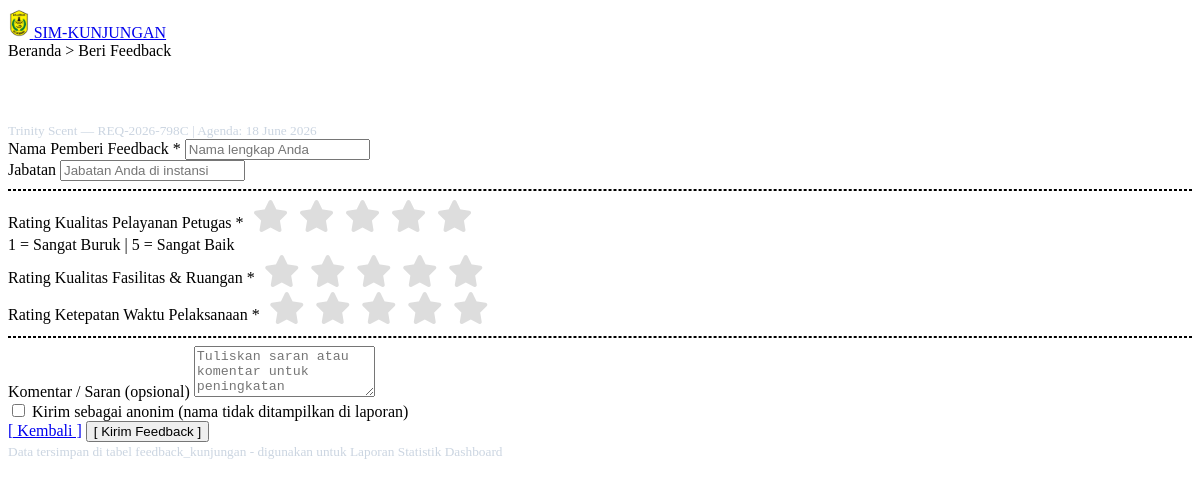
The app's page /feedback.php?id=2 with its own data.
### tables this page shows
CREATE TABLE `kunjungan` (
  `id_kunjungan` int NOT NULL,
  `kode_booking` varchar(20) DEFAULT NULL,
  `email_pemohon` varchar(100) DEFAULT NULL,
  `no_hp_pemohon` varchar(20) DEFAULT NULL,
  `no_register` varchar(50) DEFAULT NULL,
  `jenis_pendaftaran` enum('online','walk-in') DEFAULT 'online',
  `id_kategori` int DEFAULT NULL,
  `tgl_surat_permohonan` date DEFAULT NULL,
  `tgl_kunjungan` date DEFAULT NULL,
  `waktu_kunjungan` time DEFAULT NULL,
  `nama_instansi_tamu` varchar(150) DEFAULT NULL,
  `alamat_instansi` text,
  `jumlah_peserta_rencana` int DEFAULT NULL,
  `materi_kunjungan` text,
  `file_surat_permohonan` varchar(255) DEFAULT NULL,
  `no_skk` varchar(100) DEFAULT NULL,
  `tgl_skk` date DEFAULT NULL,
  `instansi_pengirim_skk` varchar(150) DEFAULT NULL,
  `perihal_skk` varchar(255) DEFAULT NULL,
  `file_skk` varchar(255) DEFAULT NULL,
  `id_pj` int DEFAULT NULL,
  `id_ruangan` int DEFAULT NULL,
  `id_admin_verif` int DEFAULT NULL,
  `status_kegiatan` enum('pending','dijadwalkan','sedang berkunjung','selesai','batal') DEFAULT 'pending',
  `alasan_pembatalan` text,
  `tgl_pembatalan` datetime DEFAULT NULL,
  `qr_code_data` varchar(500) DEFAULT NULL,
  `qr_code_path` varchar(255) DEFAULT NULL,
  `status_kehadiran` enum('belum','hadir','selesai') DEFAULT 'belum',
  `waktu_scan` timestamp NULL DEFAULT NULL,
  `batas_waktu_kunjungan` datetime DEFAULT NULL,
  `waktu_checkout` timestamp NULL DEFAULT NULL,
  `created_at` timestamp NOT NULL DEFAULT CURRENT_TIMESTAMP
);

### feedback.php (the view, shortened to what this page needs)
<?php
include 'koneksi.php';
$pesan_sukses = "";
$id_kunjungan = isset($_GET['id']) ? intval($_GET['id']) : 1;
$instansi_tamu = "DPRD Kab. Tanah Laut";
$kode_booking  = "REQ-2026-A001";
$tgl_agenda    = date('d F Y');
$q_info = mysqli_query($koneksi, "SELECT * FROM kunjungan WHERE id_kunjungan = '$id_kunjungan'");
if ($q_info && mysqli_num_rows($q_info) > 0) {
    $d_info = mysqli_fetch_assoc($q_info);
    $instansi_tamu = $d_info['nama_instansi_tamu'];
    $kode_booking  = $d_info['kode_booking'];
    $tgl_agenda    = isset($d_info['tgl_kunjungan']) ? date('d F Y', strtotime($d_info['tgl_kunjungan'])) : date('d F Y');
}
?>
<!doctype html>
<html lang="id">
<head>
    <link rel="stylesheet" href="https://cdnjs.cloudflare.com/ajax/libs/font-awesome/6.4.0/css/all.min.css" />
    <link rel="stylesheet" href="assets/css/style.css" id="main-style-link" />
    <link rel="stylesheet" href="assets/css/style-preset.css" />
</head>
<body class="bg-light">
    <nav class="navbar navbar-expand-md navbar-light bg-white shadow-sm">
      <div class="container">
        <a class="navbar-brand text-dark fw-bold" href="index.php">
          <img src="assets/images/logo.png" alt="logo" style="height:30px" class="me-2" />
          SIM-KUNJUNGAN
        </a>
        <div class="d-flex">
            <span class="text-muted mt-1 me-3">Beranda &gt; Beri Feedback</span>
        </div>
      </div>
    </nav>
    <div class="container mt-5 mb-5">
        <div class="row justify-content-center">
            <div class="col-lg-7">
                <?php if($pesan_sukses != ""): ?>
                <div class="card shadow border-success mb-4">
                    <div class="card-body text-center p-5">
                        <div class="avtar avtar-xl bg-light-success text-success mb-3 mx-auto">
                            <i class="fa-solid fa-heart" style="font-size: 40px;"></i>
                        </div>
                        <h3 class="mt-3 text-success"><?= $pesan_sukses; ?></h3>
                        <div class="mt-4">
                            <a href="index.php" class="btn btn-outline-secondary">Kembali ke Beranda</a>
                        </div>
                    </div>
                </div>
                <?php else: ?>
                <div class="card shadow">
                    <div class="card-header bg-dark text-white text-center py-3">
                        <h4 class="mb-1 text-white" style="color: #fff !important;">[ Bagaimana Pengalaman Kunjungan Anda? ]</h4>
                        <small class="text-light" style="color: #cbd5e1 !important;">
                            <?= htmlspecialchars($instansi_tamu); ?> — <?= htmlspecialchars($kode_booking); ?> | Agenda: <?= $tgl_agenda; ?>
                        </small>
                    </div>
                    <div class="card-body p-4 px-md-5">
                        <form method="POST">
                            <div class="mb-3">
                                <label class="form-label fw-bold">Nama Pemberi Feedback <span class="text-danger">*</span></label>
                                <input type="text" name="nama_pemberi" id="nama_pemberi_input" class="form-control" placeholder="Nama lengkap Anda" required>
                            </div>
                            <div class="mb-4">
                                <label class="form-label fw-bold">Jabatan</label>
                                <input type="text" name="jabatan_pemberi" class="form-control" placeholder="Jabatan Anda di instansi">
                            </div>
                            <hr class="my-4 border-dashed">
                            <div class="mb-3">
                                <label class="form-label fw-bold d-block mb-1">Rating Kualitas Pelayanan Petugas <span class="text-danger">*</span></label>
                                <div class="rating-group">
                                    <input type="radio" id="pel_5" name="rating_pelayanan" value="5" required/><label for="pel_5"><i class="fa-solid fa-star"></i></label>
                                    <input type="radio" id="pel_4" name="rating_pelayanan" value="4"/><label for="pel_4"><i class="fa-solid fa-star"></i></label>
                                    <input type="radio" id="pel_3" name="rating_pelayanan" value="3"/><label for="pel_3"><i class="fa-solid fa-star"></i></label>
                                    <input type="radio" id="pel_2" name="rating_pelayanan" value="2"/><label for="pel_2"><i class="fa-solid fa-star"></i></label>
                                    <input type="radio" id="pel_1" name="rating_pelayanan" value="1"/><label for="pel_1"><i class="fa-solid fa-star"></i></label>
                                </div>
                                <div class="text-muted small mt-n1">1 = Sangat Buruk | 5 = Sangat Baik</div>
                            </div>
                            <div class="mb-3">
                                <label class="form-label fw-bold d-block mb-1">Rating Kualitas Fasilitas & Ruangan <span class="text-danger">*</span></label>
                                <div class="rating-group">
                                    <input type="radio" id="fas_5" name="rating_fasilitas" value="5" required/><label for="fas_5"><i class="fa-solid fa-star"></i></label>
                                    <input type="radio" id="fas_4" name="rating_fasilitas" value="4"/><label for="fas_4"><i class="fa-solid fa-star"></i></label>
                                    <input type="radio" id="fas_3" name="rating_fasilitas" value="3"/><label for="fas_3"><i class="fa-solid fa-star"></i></label>
                                    <input type="radio" id="fas_2" name="rating_fasilitas" value="2"/><label for="fas_2"><i class="fa-solid fa-star"></i></label>
                                    <input type="radio" id="fas_1" name="rating_fasilitas" value="1"/><label for="fas_1"><i class="fa-solid fa-star"></i></label>
                                </div>
                            </div>
                            <div class="mb-4">
                                <label class="form-label fw-bold d-block mb-1">Rating Ketepatan Waktu Pelaksanaan <span class="text-danger">*</span></label>
                                <div class="rating-group">
                                    <input type="radio" id="wak_5" name="rating_ketepatan_waktu" value="5" required/><label for="wak_5"><i class="fa-solid fa-star"></i></label>
                                    <input type="radio" id="wak_4" name="rating_ketepatan_waktu" value="4"/><label for="wak_4"><i class="fa-solid fa-star"></i></label>
                                    <input type="radio" id="wak_3" name="rating_ketepatan_waktu" value="3"/><label for="wak_3"><i class="fa-solid fa-star"></i></label>
                                    <input type="radio" id="wak_2" name="rating_ketepatan_waktu" value="2"/><label for="wak_2"><i class="fa-solid fa-star"></i></label>
                                    <input type="radio" id="wak_1" name="rating_ketepatan_waktu" value="1"/><label for="wak_1"><i class="fa-solid fa-star"></i></label>
                                </div>
                            </div>
                            <hr class="my-4 border-dashed">
                            <div class="mb-3">
                                <label class="form-label fw-bold">Komentar / Saran (opsional)</label>
                                <textarea name="komentar_saran" class="form-control" rows="3" placeholder="Tuliskan saran atau komentar untuk peningkatan pelayanan..."></textarea>
                            </div>
                            <div class="form-check mb-4">
                                <input class="form-check-input" type="checkbox" name="is_anonymous" id="anonim" value="1" onchange="toggleAnonim(this)">
                                <label class="form-check-label text-muted" for="anonim">
                                    Kirim sebagai anonim (nama tidak ditampilkan di laporan)
                                </label>
                            </div>
                            <div class="d-flex justify-content-center gap-3 mt-4">
                                <a href="index.php" class="btn btn-light border px-4 py-2">[ Kembali ]</a>
                                <button type="submit" name="kirim_feedback" class="btn btn-dark px-4 py-2">
                                    [ Kirim Feedback ]
                                </button>
                            </div>
                        </form>
                    </div>
                    <div class="card-header bg-dark text-white text-center py-2" style="border-radius: 0 0 7px 7px;">
                        <small style="color: #cbd5e1 !important;">Data tersimpan di tabel feedback_kunjungan - digunakan untuk Laporan Statistik Dashboard</small>
                    </div>
                </div>
                <?php endif; ?>
            </div>
        </div>
    </div>
</body>
</html>

### feedback.php (style rules this page uses)
.rating-group { display: inline-flex; flex-direction: row-reverse; justify-content: flex-end; }
.rating-group label { color: #ddd; font-size: 2rem; padding: 0 5px; cursor: pointer; transition: color 0.2s; }
.border-dashed { border-style: dashed !important; border-width: 1px !important; }

### records on screen
kunjungan: nama_instansi_tamu "Trinity Scent", kode_booking "REQ-2026-798C", tgl_kunjungan "18 June 2026"
